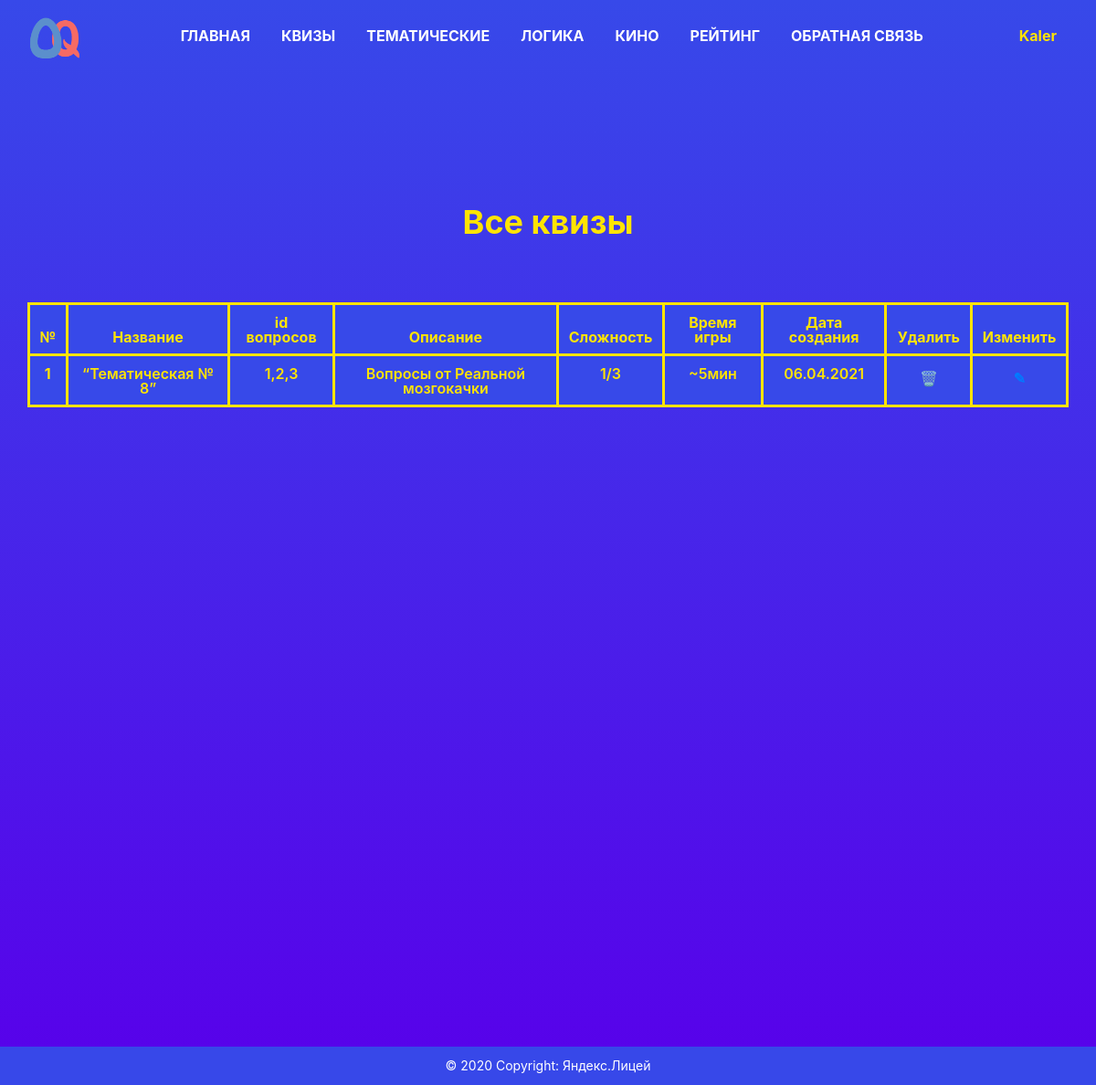
The page /all_quizzes (signed in) on the database as committed earlier.
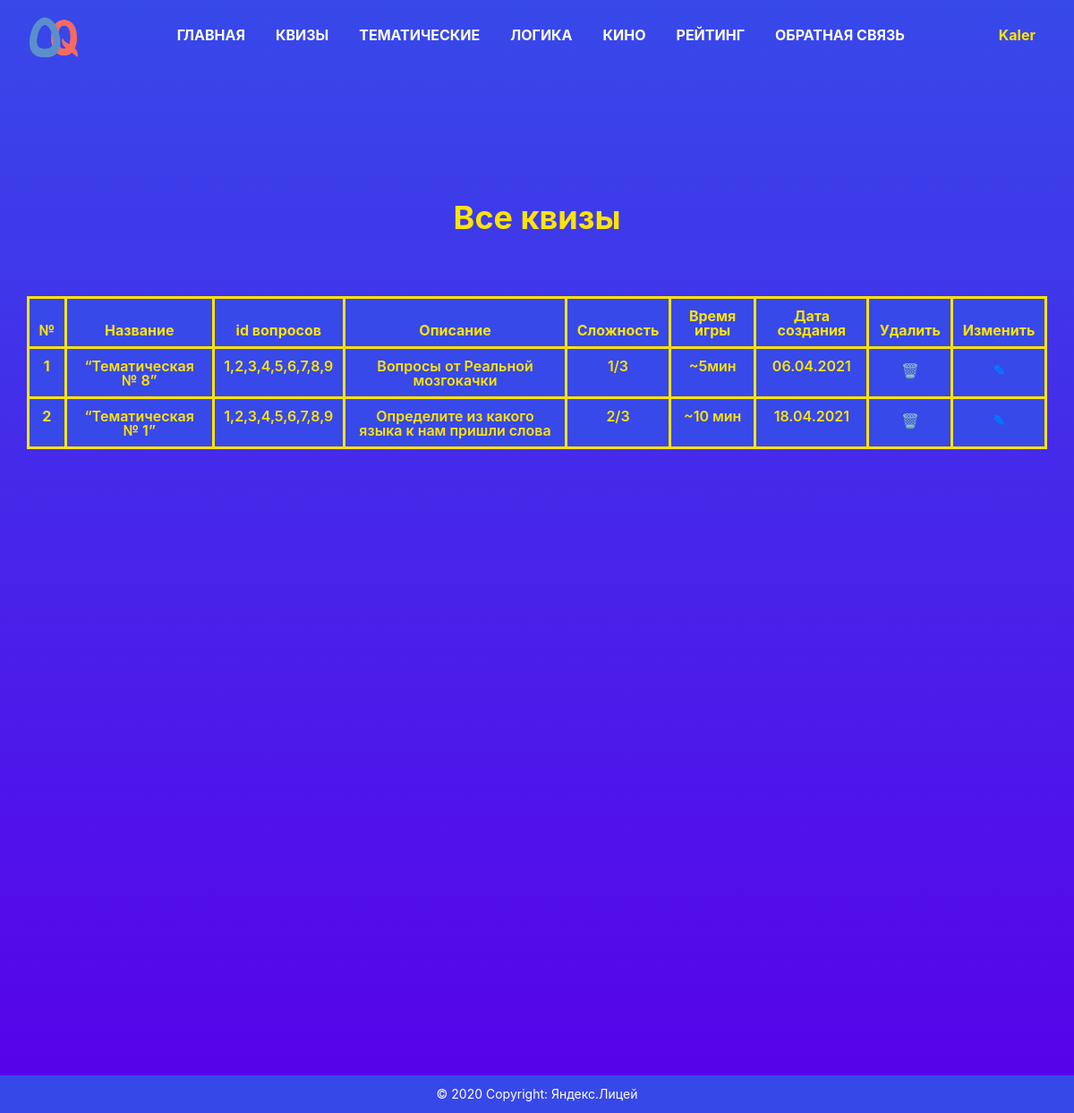
The same page on the database as committed later.
### data/quizes.py (models this page shows)
class Quiz(SqlAlchemyBase):
    __tablename__ = 'quizes'
    id = sqlalchemy.Column(sqlalchemy.Integer,
                           primary_key=True, autoincrement=True)
    title = sqlalchemy.Column(sqlalchemy.String, nullable=True)
    questions = sqlalchemy.Column(sqlalchemy.String, nullable=True)
    description = sqlalchemy.Column(sqlalchemy.String, nullable=True)
    difficulty = sqlalchemy.Column(sqlalchemy.String, nullable=True)
    game_time = sqlalchemy.Column(sqlalchemy.String, nullable=True)
    created_date = sqlalchemy.Column(sqlalchemy.DateTime,
                                     default=datetime.datetime.now)

### main.py (the view)
@app.route('/all_quizzes')
def all_quizzes():
    if current_user.id == 1:
        quizzes_info = []
        db_sess = db_session.create_session()
        quizzes = db_sess.query(Quiz).all()
        for quiz in quizzes:
            quizzes_info.append((quiz.id, quiz.title, quiz.questions.replace("~", ","),
                                 quiz.description, quiz.difficulty, quiz.game_time,
                                 quiz.created_date.strftime("%d.%m.%Y")))
        return render_template("all_quizzes.html", quizes=quizzes_info)
    abort(404)

### data/db_session.py (called while the page is built)
def create_session() -> Session:
    global __factory
    return __factory()

### main.py (called while the page is built)
@login_manager.user_loader
def load_user(user_id):
    db_sess = db_session.create_session()
    return db_sess.query(User).get(user_id)

### templates/all_quizzes.html
{% extends "base.html" %}
{% block content %}
<div class="quizes">
	<div class="quizes__content">
		<div class="container">
			<div class="quizes__title">Все квизы</div>
			<div class="quizes__table">
				<table class="quizes__table table">
				  <thead>
				    <tr>
				      <th>№</th>
				      <th>Название</th>
				      <th>id вопросов</th>
				      <th>Описание</th>
				      <th>Сложность</th>
				      <th>Время игры</th>
				      <th>Дата создания</th>
				      <th>Удалить</th>
				      <th>Изменить</th>
				    </tr>
				  </thead>
				  <tbody>
				  	{% for quiz in quizes %}
				  		<tr>
				      		<th scope="row">{{ loop.index }}</th>
				      		<td>{{ quiz[1] }}</td>
				      		<td>{{ quiz[2] }}</td>
				      		<td>{{ quiz[3] }}</td>
				      		<td>{{ quiz[4] }}</td>
				      		<td>{{ quiz[5] }}</td>
				      		<td>{{ quiz[6] }}</td>
				      		<td>
				      			<div class="quizes__btn yellow__btn2">
									<a href="/quiz_delete/{{ quiz[0] }}">🗑</a>
								</div>
				      		</td>
				      		<td>
				      			<div class="quizes__btn yellow__btn2">
									<a href="/quiz_edit/{{ quiz[0] }}">✎</a>
								</div>
				      		</td>
				    	</tr>
				  	{% endfor %}
				  </tbody>
				</table>
			</div>
		</div>
	</div>
</div>
{% endblock %}

Rows that differ between the two databases and show on the page:
changed Quiz "“Тематическая № 8”": questions "1,2,3" → "1,2,3,4,5,6,7,8,9"
added Quiz: title "“Тематическая № 1”", questions "1,2,3,4,5,6,7,8,9", description "Определите из какого языка к нам пришли слова", difficulty "2/3", game_time "~10 мин", created_date "18.04.2021"
